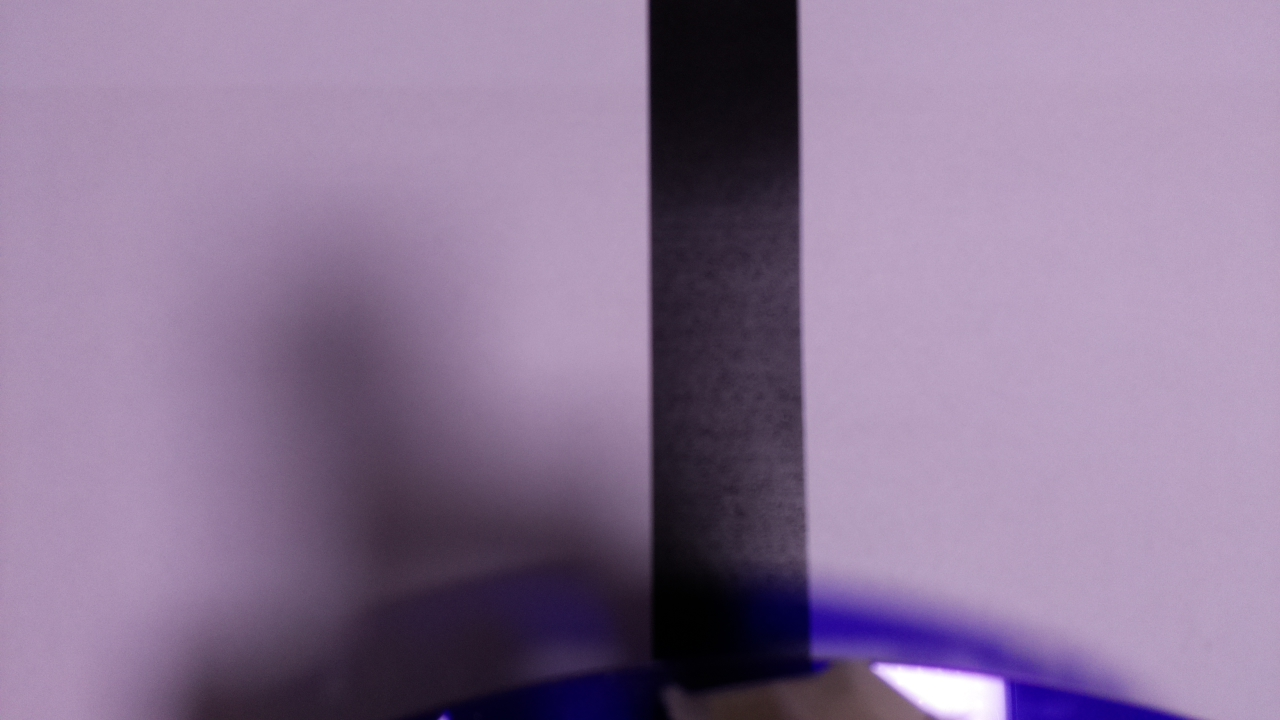
#> input picture thinker/test1.jpg, 1280 x 720 px; its folder holds only this picture in this run
$ jupyter execute --allow-errors lab.ipynb   (shell and % lines are left out)
#> lines starting #> are read from the running program, lines starting #| are printed output that depends on the picture; after the words box and inside, x2 and y2 are one past the last pixel; in counts of white or black regions, pixels touching at a corner belong together
#> further down, img is the input picture: shape (720, 1280, 3); mean B, G, R 150.4, 119.1, 140.4
#> `hsv = cv2.cvtColor(img, cv2.COLOR_BGR2HSV)`: hsv: shape (720, 1280, 3); mean H, S, V 140.5, 62, 150.5
#> `h, s, v = cv2.split(hsv)`:
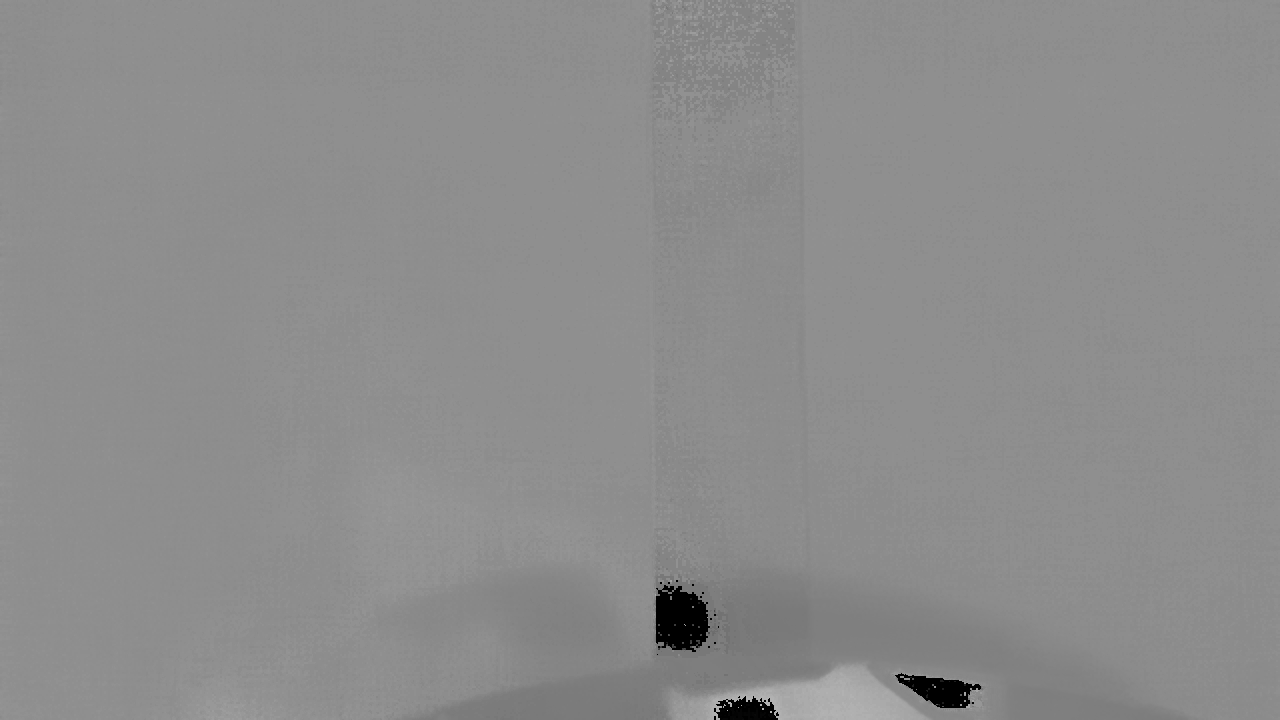
#> h: shape (720, 1280); min 0, max 179, mean 140.5
#> `h, s, v = cv2.split(hsv)`:
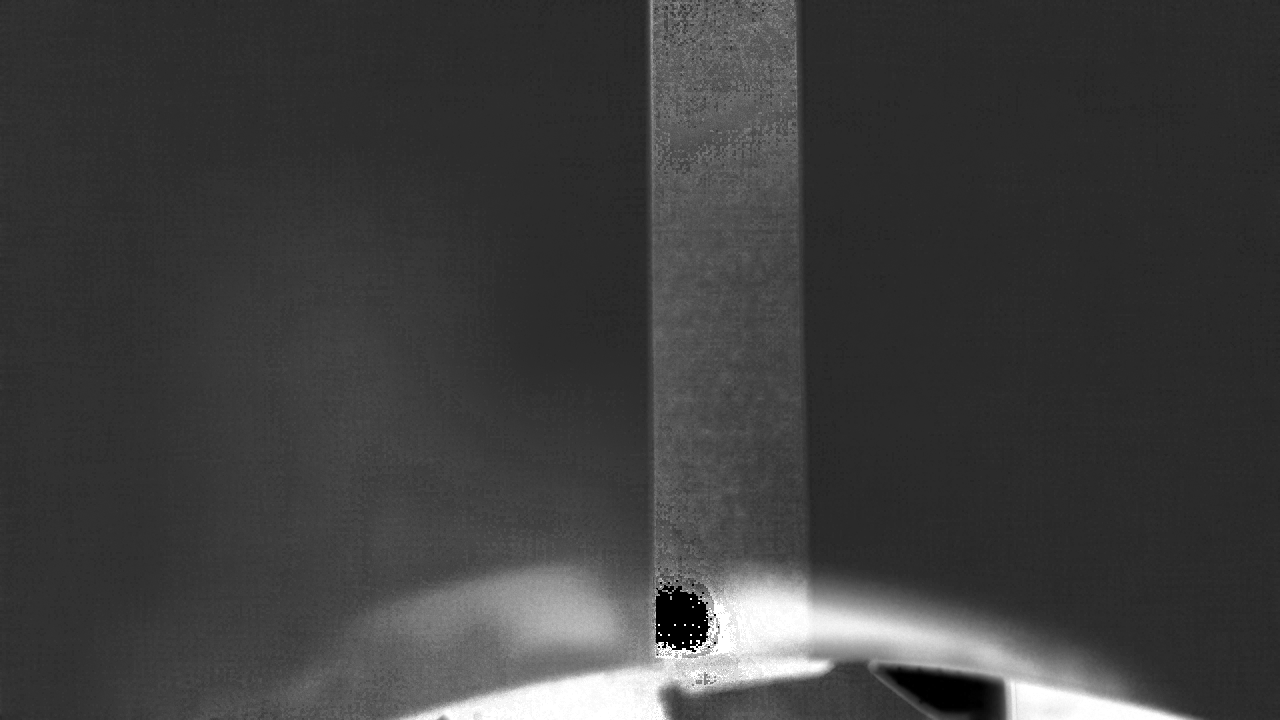
#> s: shape (720, 1280); min 0, max 255, mean 62
#> `h, s, v = cv2.split(hsv)`:
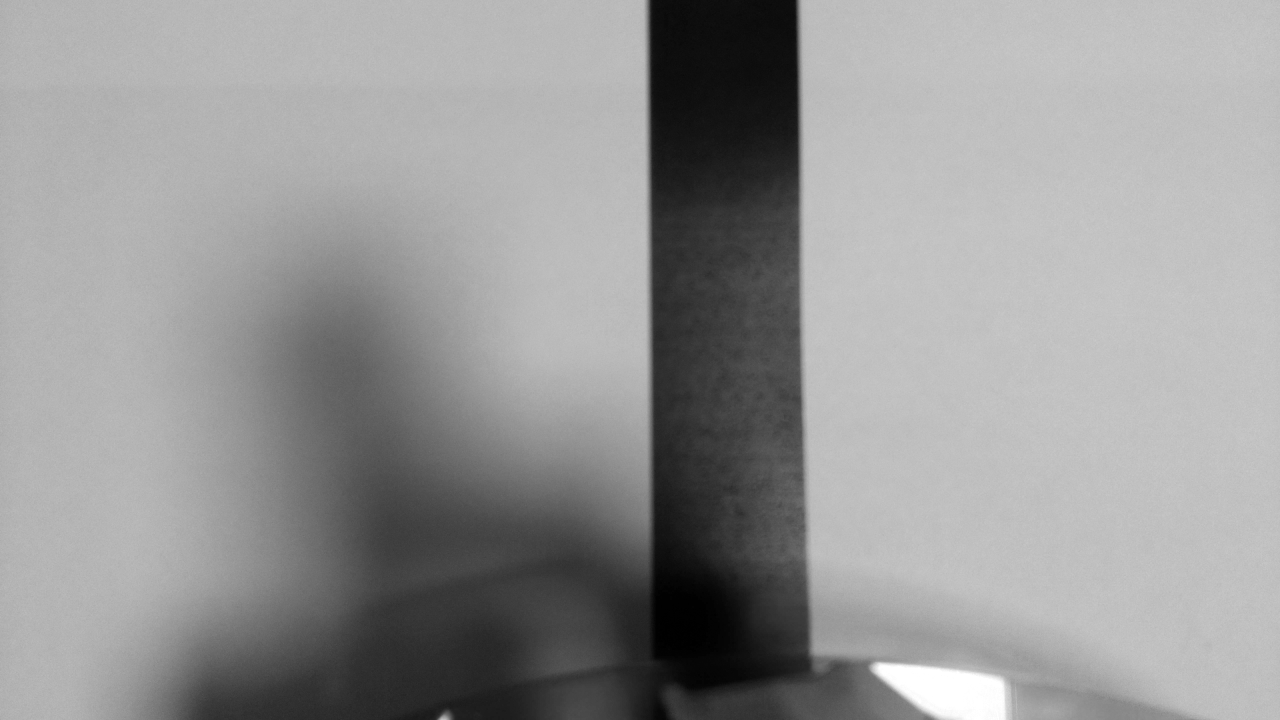
#> v: shape (720, 1280); min 0, max 255, mean 150.5
[cell 1]
import cv2
from matplotlib import pyplot as plt
import skimage.measure
import numpy as np

#> (a cell that did not finish here is left out)

[cell 3]
def rescale_frame(frame, percent=75):
#> called with percent = 10
    width = int(frame.shape[1] * percent/ 100)
#> width = 128
    height = int(frame.shape[0] * percent/ 100)
#> height = 72
    dim = (width, height)
#> dim = (128, 72)
    return cv2.resize(frame, dim, interpolation =cv2.INTER_AREA)
#> `hsv = cv2.cvtColor(img, cv2.COLOR_BGR2HSV)`: hsv: shape (72, 128, 3); mean H, S, V 140.8, 61.9, 150.5
#> `img = cv2.morphologyEx(img,cv2.MORPH_GRADIENT, k)`:
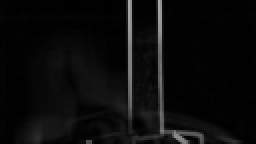
#> img: shape (72, 128) (shown 2 times larger); min 0, max 168, mean 10.6
#> `_, img = cv2.threshold(img, 110, 255, cv2.THRESH_BINARY)`:
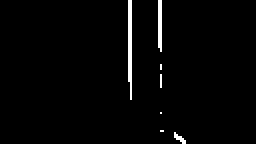
#> img: shape (72, 128) (shown 2 times larger); 1.8% white in thin lines or dots, all inside (x1, y1, x2, y2) = (64, 0, 93, 72)
#> `plt.show()`:
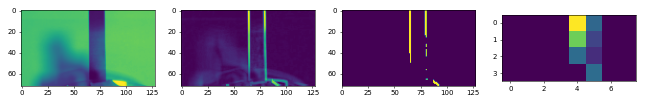
#> figure drawn by matplotlib, 4 panels
#> the loop `for i in range(len(img)):` made 4 passes
#> after the loop `for i in range(len(img)):`: front = 150.5; left = 0
#> `d = max(left, front, right)`: d = 150.5
#> `front /= d`: front = 1
#| 0.0 1.0 0.0

#> (a cell that did not finish here is left out)
